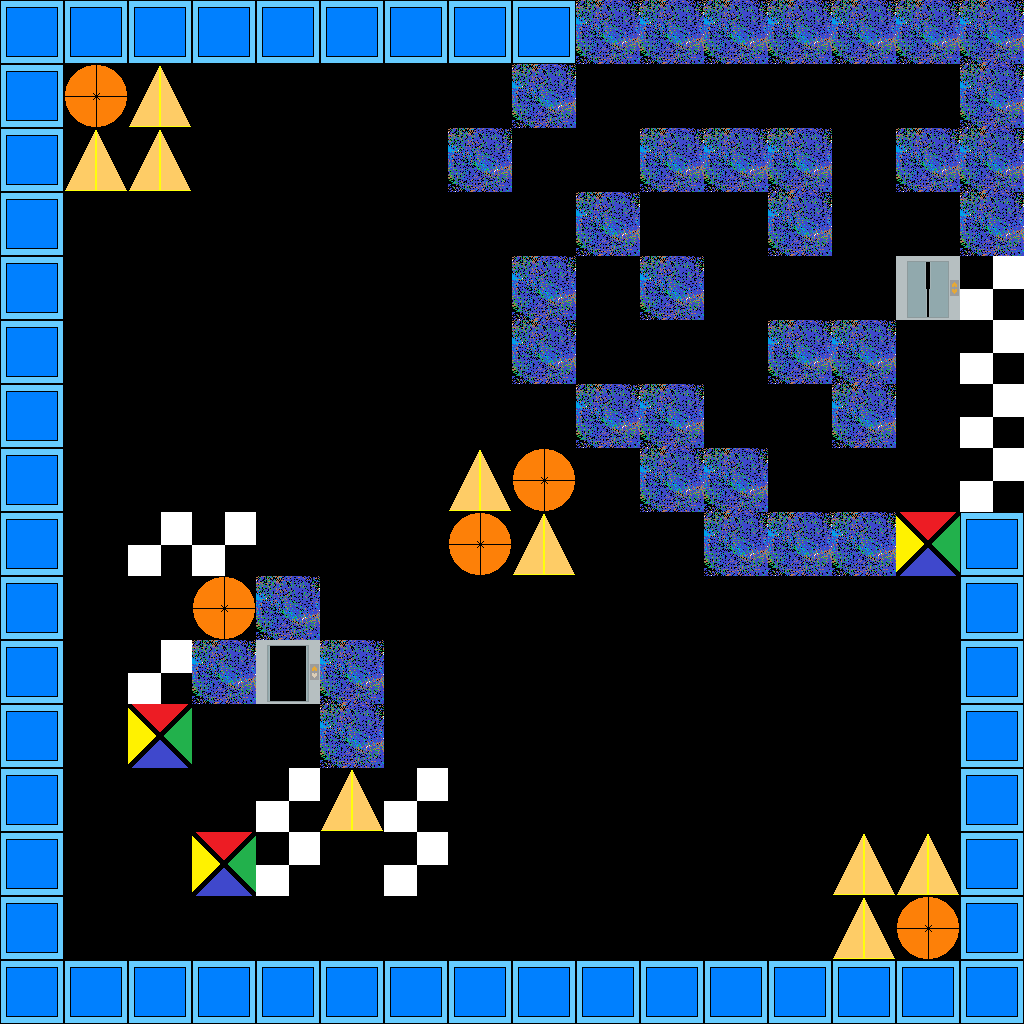

Rendered tile map (Tiled .tmx) drawn with the repository's tilesets; below, a short description and the full map source, tile grids included:
An orthogonal 16x16 tile map with 64x64 px tiles, 2 tile layers (tiles, enemies), 2 tilesets.

<map version="1.5" tiledversion="1.7.2" orientation="orthogonal" renderorder="right-down" width="16" height="16" tilewidth="64" tileheight="64" infinite="0" nextlayerid="3" nextobjectid="1">
 <tileset firstgid="1" source="Tiles.tsx" />
 <tileset firstgid="10" source="Enemies.tsx" />
 <layer id="1" name="tiles" width="16" height="16">
  <data encoding="csv">
1,1,1,1,1,1,1,1,1,5,5,5,5,5,5,5,
1,0,0,0,0,0,0,0,5,0,0,0,0,0,0,5,
1,0,0,0,0,0,0,5,0,0,5,5,5,0,5,5,
1,0,0,0,0,0,0,0,0,5,0,0,5,0,0,5,
1,0,0,0,0,0,0,0,5,0,5,0,0,0,7,3,
1,0,0,0,0,0,0,0,5,0,0,0,5,5,0,3,
1,0,0,0,0,0,0,0,0,5,5,0,0,5,0,3,
1,0,0,0,0,0,0,0,0,0,5,5,0,0,0,3,
1,0,3,3,0,0,0,0,0,0,0,5,5,5,4,1,
1,0,0,0,5,0,0,0,0,0,0,0,0,0,0,1,
1,0,3,5,6,5,0,0,0,0,0,0,0,0,0,1,
1,0,4,0,0,5,0,0,0,0,0,0,0,0,0,1,
1,0,0,0,3,0,3,0,0,0,0,0,0,0,0,1,
1,0,0,4,3,0,3,0,0,0,0,0,0,0,0,1,
1,0,0,0,0,0,0,0,0,0,0,0,0,0,0,1,
1,1,1,1,1,1,1,1,1,1,1,1,1,1,1,1
</data>
 </layer>
 <layer id="2" name="enemies" width="16" height="16">
  <data encoding="csv">
0,0,0,0,0,0,0,0,0,0,0,0,0,0,0,0,
0,11,10,0,0,0,0,0,0,0,0,0,0,0,0,0,
0,10,10,0,0,0,0,0,0,0,0,0,0,0,0,0,
0,0,0,0,0,0,0,0,0,0,0,0,0,0,0,0,
0,0,0,0,0,0,0,0,0,0,0,0,0,0,0,0,
0,0,0,0,0,0,0,0,0,0,0,0,0,0,0,0,
0,0,0,0,0,0,0,0,0,0,0,0,0,0,0,0,
0,0,0,0,0,0,0,10,11,0,0,0,0,0,0,0,
0,0,0,0,0,0,0,11,10,0,0,0,0,0,0,0,
0,0,0,11,0,0,0,0,0,0,0,0,0,0,0,0,
0,0,0,0,0,0,0,0,0,0,0,0,0,0,0,0,
0,0,0,0,0,0,0,0,0,0,0,0,0,0,0,0,
0,0,0,0,0,10,0,0,0,0,0,0,0,0,0,0,
0,0,0,0,0,0,0,0,0,0,0,0,0,10,10,0,
0,0,0,0,0,0,0,0,0,0,0,0,0,10,11,0,
0,0,0,0,0,0,0,0,0,0,0,0,0,0,0,0
</data>
 </layer>
</map>
